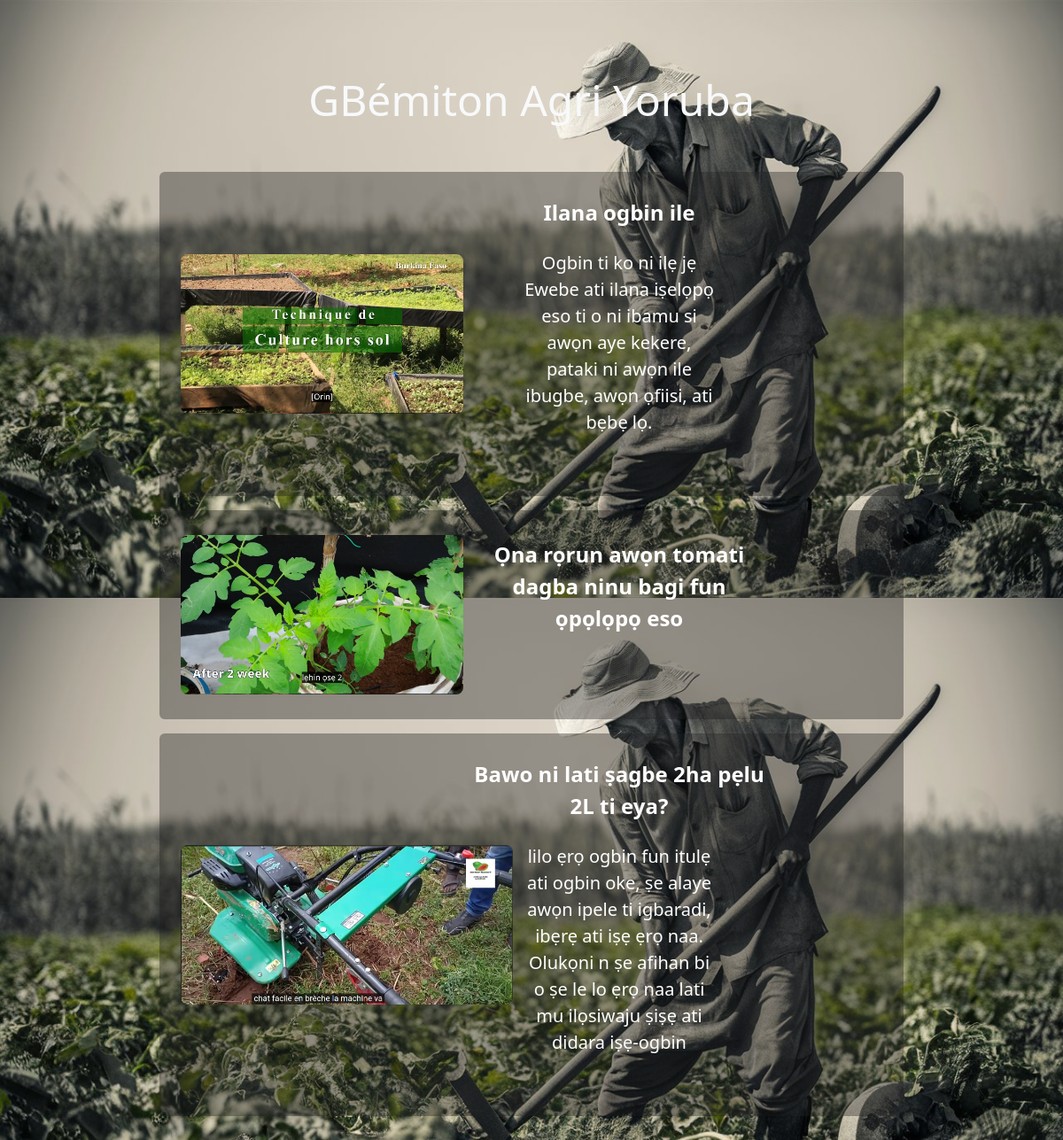
The page /subdown/ on the database its author committed.
### subgen/models.py (models this page shows)
class vid(models.Model):
    url = models.FileField(upload_to='videos/', null=True)
    description = models.TextField(null=True, blank=True)
    name = models.CharField(max_length=120, null=True)
    cap_fil = models.FileField(upload_to='subtitles/', null=True)
    image = models.ImageField(upload_to='images/', null=True)

### subgen/views.py (the view)
# urls.py: 2. Add a URL to urlpatterns:  path('', views.home, name='home')
def home(request):
    vids = vid.objects.all()
    return render(request, "subgen/index.html", {"vids": vids})

### subgen/templates/subgen/index.html (shortened to what this page needs)
{% load static %}
<!DOCTYPE html>
<html lang="fr">
<head>
    <link href="https://cdn.jsdelivr.net/npm/bootstrap@5.3.0-alpha1/dist/css/bootstrap.min.css" rel="stylesheet">
</head>
<body>
<div class="body">
    <div class="my-2">
        <header class="bg-transparent text-center py-1 mb-5 top-fixed">
            <strong class="text-light display-5">GBémiton Agri Yoruba</strong>
        </header>
        {% for vid in vids %}
            <a href="{% url 'vid'  vid.pk %}" class="text-decoration-none">
                <div class=" images container rounded py-1 my-3 d-flex flex-column justify-content-center">
                    <div class="container-md">
                        <div class=" d-flex justify-content flex-row align-items-center py-4">
                            <div class="col-5">
                                {% if vid.image %}
                                    <img class="images " height="180" src="media/{{ vid.image }}" alt="">
                                {% endif %}
                            </div>
                            <div class="col-5 text-center">
                                {% if vid.name %}
                                    <b class="fs-4">{{ vid.name }}</b>
                                    <div class="d-flex justify-content-center align-items-center my-4">
                                        <p class="col-8 fs-5">{% if  vid.description %}
                                        	{{ vid.description }}
                                        {% endif %} </p>
                                    </div>
                                {% endif %}
                            </div>
                        </div>
                    </div>
                </div>
            </a>
        {% endfor %}
    </div>
</div>
</body>
</html>

### rows shown on the page
vid: image (picture), name "Ilana ogbin ile", description "Ogbin ti ko ni ilẹ jẹ Ewebe ati ilana iṣelọpọ eso ti o ni ibamu si awọn aye kekere, pataki ni awọn ile ibugbe, awọn ọfiisi, ati bẹbẹ lọ."
vid: image (picture), name "Ọna rọrun awọn tomati dagba ninu bagi fun ọpọlọpọ eso"
vid: image (picture), name "Bawo ni lati ṣagbe 2ha pẹlu 2L ti eya?", description "lilo ẹrọ ogbin fun itulẹ ati ogbin oke, ṣe alaye awọn ipele ti igbaradi, ibẹrẹ ati iṣẹ ẹrọ naa. Olukọni n ṣe afihan bi o ṣe le lo ẹrọ naa lati mu ilọsiwaju ṣiṣẹ ati didara iṣẹ-ogbin"
